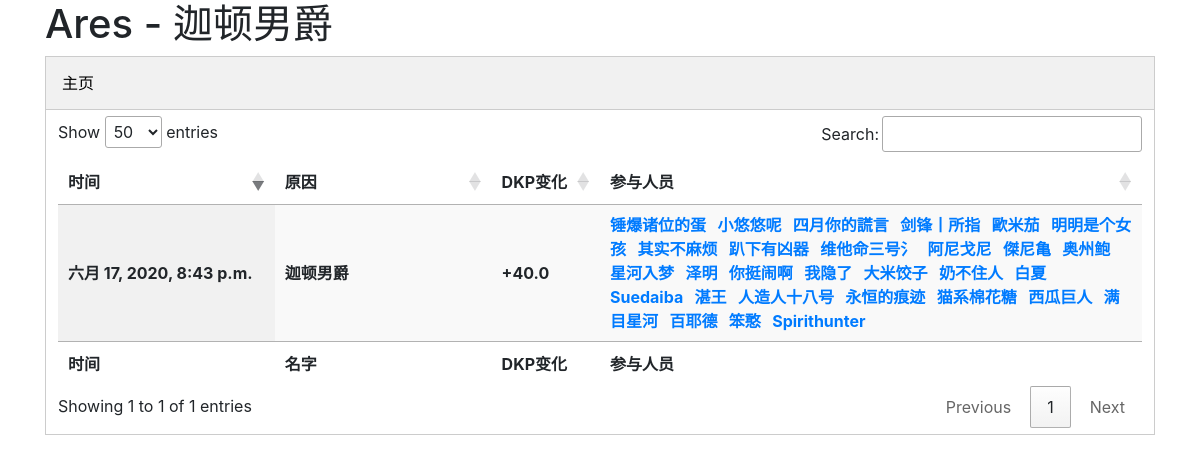
The page /kill/4/ on the database its author committed.
### point/models.py (models this page shows)
class record(models.Model):
  id = models.AutoField(primary_key=True)
  item = models.IntegerField(null=True,blank=True)
  dkp = models.IntegerField(null=True,blank=True)
  gp = models.FloatField(null=True,blank=True)
  time = models.DateTimeField(null=True,blank=True)
  boss = models.CharField(null=True,max_length=40,blank=True)
  name = models.TextField(null=True,blank=True)
  ep = models.FloatField(null=True,blank=True)

### point/views.py (the view)
# urls.py: path('kill/<int:bossid>/',views.kill),
def kill(request,bossid):
  KillLog = record.objects.get(id=int(bossid))
  name = KillLog.name.split(',')
  renderData = {
    "id":bossid,
    "time":KillLog.time,
    "boss":KillLog.boss,
    "ep":KillLog.ep,
    "dkp":KillLog.dkp,
    "name":name
  }
  return render(request,'kill.html',renderData)

### templates/kill.html (shortened to what this page needs)
<!DOCTYPE html>
<html>
<head>
    <link rel="stylesheet" type="text/css" href="https://cdn.datatables.net/1.10.20/css/jquery.dataTables.min.css">
    <link rel="stylesheet" type="text/css" href="https://cdnjs.cloudflare.com/ajax/libs/twitter-bootstrap/4.1.3/css/bootstrap.css">
</head>
<body>
<div class="container">
  <H1>Ares - {{boss}}</H1>
  <div class="tab">
    <a href="/"><button class="tablinks" >主页</button></a>
  </div>
  <div id="LogsTab" class="tabcontent">
    <table id="logsTable" class="display" style="width:100%">
      <thead>
        <tr>
          <th width="20%">时间</th>
          <th width="20%">原因</th>
          <th width="10%">
          {% if dkp %}
          DKP变化
          {% else %}
          EP变化
          {% endif %}
          </th>
          <th>参与人员</th>
        </tr>
      </thead>
      <tr  role="row" class="odd">
        <th>{{time}}</th>
        <th>{{boss}}</th>
        <th>
        {% if ep %}
        +{{ep}}
        {% elif dkp %}
        +{{dkp}}
        {% else %}
        EPGP{{boss}}
        {% endif %}
        </th>
        <th>
        {% for i in name %}
        <a href="/PlayerDetail/{{i}}">{{i}}</a>&nbsp;&nbsp;
        {% endfor %}
        </th>
      </tr>
      <tfoot>
        <tr>
          <th>时间</th>
          <th>名字</th>
          <th width="10%">
          {% if dkp %}
          DKP变化
          {% else %}
          EP变化
          {% endif %}
          </th>
          <th>参与人员</th>
        </tr>
      </tfoot>
    </table>
  </div>
</div>
</body>
</html>

### templates/kill.html (style rules this page uses)
.tab { overflow: hidden; border: 1px solid #ccc; background-color: #f1f1f1; }
.tab button { background-color: inherit; float: left; border: none; outline: none; cursor: pointer; padding: 14px 16px; transition: 0.3s; }
.tabcontent { padding: 6px 12px; border: 1px solid #ccc; border-top: none; }

### rows shown on the page
record: boss "迦顿男爵", time "六月 17, 2020, 8:43 p.m.", ep "40.0"

### other values the page prints
{{ i }} "锤爆诸位的蛋" "小悠悠呢" "四月你的謊言" "剑锋丨所指" "歐米茄" "明明是个女孩" "其实不麻烦" "趴下有凶器" "维他命三号氵" "阿尼戈尼" "傑尼亀" "奥州鲍" "星河入梦" "泽明" "你挺闹啊" "我隐了" "大米饺子" "奶不住人" "白夏" "Suedaiba" "湛王" "人造人十八号" "永恒的痕迹" "猫系棉花糖" "西瓜巨人" "满目星河" "百耶德" "笨憨" "Spirithunter"
